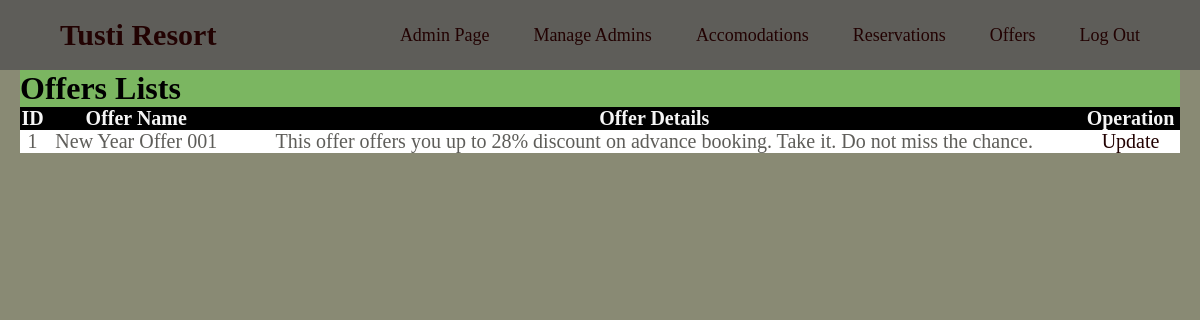
The app's page /src/html-php/updateoffersoffering.php (signed in) with its own data.
### tables this page shows
CREATE TABLE `offer` (
  `id` int(10) NOT NULL,
  `imageaddress` varchar(32) NOT NULL,
  `offername` varchar(100) NOT NULL,
  `offerdetails` varchar(5000) NOT NULL
);

### src/html-php/updateoffersoffering.php (the view, shortened to what this page needs)
<!DOCTYPE html>
<html lang="en">
<head>
    <link rel = "stylesheet" href="../css/style_admin.css">
</head>
<body>
    <nav>
    <div class="logo"><a href="../html-php/home.php">Tusti Resort</a></div>
        <ul>
            <li><a href="../html-php/admin.php">Admin Page</a></li>
            <li><a href="#">Manage Admins</a>
            </li>
            <li><a href="#">Accomodations</a>
            </li>
            <li><a href="#">Reservations</a>
            </li>
            <li><a href="#">Offers</a>
            </li>
            <li><a href="../html-php/logout.php">Log Out</a></li>
        </ul>
    </nav>
<div class="list">
<div>
    <h1>Offers Lists</h1>
</div>
    <table>
        <thead>
            <tr>
                <th>ID</th>
                <th>Offer Name</th>
                <th>Offer Details</th>
                <th colspan="1">Operation</th>
            </tr>
        </thead>
        <tbody>
        <?php
        include 'connection.php';
        $selectquery = " select * from offer";
        $query = mysqli_query($con,$selectquery);
        while($res = mysqli_fetch_array($query))
        echo"
           <tr>
            <td>".$res['id']."</td>
            <td>".$res['offername']."</td>
            <td>".$res['offerdetails']."</td>
            <td> <a href='updateoffers.php?idno=$res[id]&nm=$res[offername]&det=$res[offerdetails]' > Update </td>
            </tr>
    ";
        ?>
        </tbody>
    </table>
    </div>
</body>
</html>

### src/css/style_admin.css (style rules this page uses)
* { margin: 0; padding: 0; }
body { background-color: whitesmoke; background-size: cover; background-position: center center; height: 100vh; box-sizing: border-box; }
nav { background: rgb(94, 93, 89); font-family: times; }
nav:after { content: ''; clear: both; display: table; }
nav .logo { float: left; color: whitesmoke; font-size: 30px; font-weight: 600; line-height: 70px; padding-left: 60px; }
nav ul { float: right; list-style: none; margin-right: 40px; position: relative; }
nav ul li { display: inline-block; background: rgb(94, 93, 89); margin: 0 5px; }
nav ul li a { color:rgb(34, 2, 2); text-decoration: none; line-height: 70px; font-size:18px; padding: 8px 15px; }
.list { background-color: rgb(123,182,97); margin-left: 20px; margin-right: 20px; }

### src/html-php/updateoffersoffering.php (style rules this page uses)
body { background-color: rgb(137,138,116); }
table { border-collapse: collapse; width: 100%; color: #5E5D59; font-family: times; font-size: 20px; text-align: center; }
th { background-color: black; color: whitesmoke; }
tr:nth-child(odd) { background-color: white; color: #5E5D59; }
a { color: rgb(34, 2, 2); text-decoration: none; }

### records on screen
offer: id "1", offername "New Year Offer 001", offerdetails "This offer offers you up to 28% discount on advance booking. Take it. Do not miss the chance."
